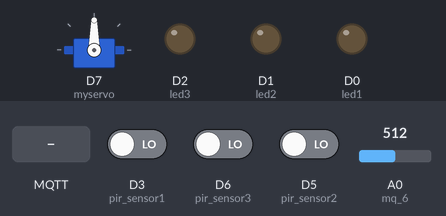
A sketch run on a simulated ESP8266 (NodeMCU). Parts: servo, output pins drawn as LEDs (lit = HIGH). The inputs (shaded band) are chosen by the test bench; at power-on: D3 (pir_sensor1) LOW, D6 (pir_sensor3) LOW, D5 (pir_sensor2) LOW, A0 (mq_6) = 512. WiFi joins after 1.5 s; servers stay silent unless stated; no MQTT or app messages arrive unless stated; what the sketch prints to the serial monitor is not drawn.

Above: at 2.7 s.
2.8 s: D3 (pir_sensor1) driven HIGH
At 8.8 s:
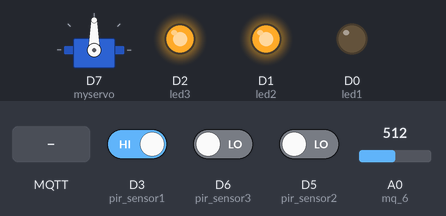
9.1 s: MQTT message "open" arrives on the first subscribed topic
At 16.1 s:
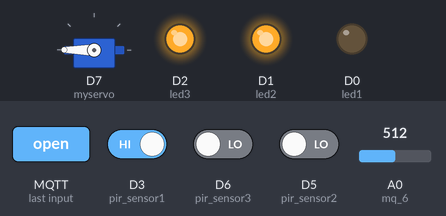
17.3 s: MQTT message "Close" arrives on the first subscribed topic
At 25.2 s:
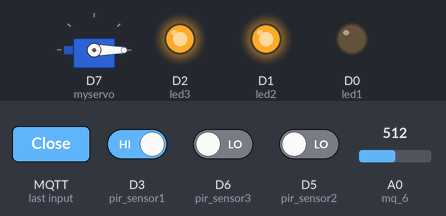
25.9 s: D6 (pir_sensor3) driven HIGH
At 33.6 s:
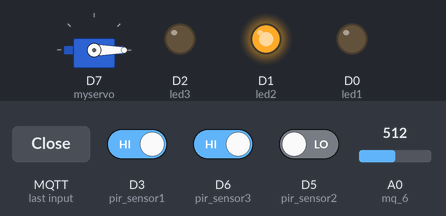
33.9 s: D5 (pir_sensor2) driven HIGH
At 39.6 s:
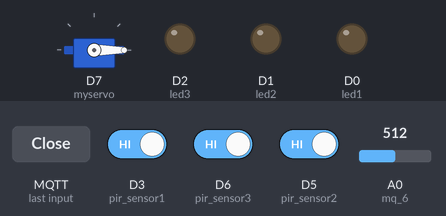
40.0 s: D3 (pir_sensor1) driven LOW
At 45.5 s:
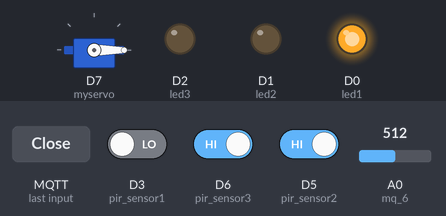
Timing chart, 0 to 47.0 s (numbered marks = the images above; inputs shaded):
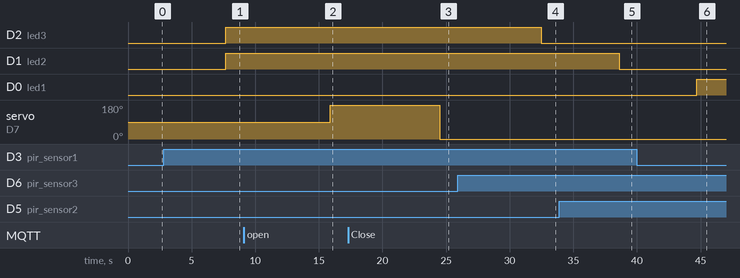

The sketch:

homeautoamtionfinal.ino
```cpp
#include <ESP8266WiFi.h>
#include <PubSubClient.h>
#include<Servo.h>

Servo myservo;

#define Switch D8
#define led1 D0
#define led2 D1
#define led3 D2
#define mq_6 A0
#define pir_sensor1 D3
#define pir_sensor2 D5
#define pir_sensor3 D6

void reconnect();
void MQpublish();
String cmd;
void pir_sensor();

// Update these with values suitable for your network.

const char* ssid = "SSID";
const char* password = "password";
const char* mqtt_server = "broker.mqtt-dashboard.com";

WiFiClient espClient;
PubSubClient client(espClient);

void setup()
{

  Serial.begin(9600);
  setup_wifi();
  client.setServer(mqtt_server, 1883);
 client.setCallback(callback);
 myservo.attach(D7);
 pinMode(led1,OUTPUT);
 pinMode(led2,OUTPUT);
 pinMode(led3,OUTPUT);
 pinMode(mq_6,INPUT);
 pinMode(pir_sensor1,INPUT);
 pinMode(pir_sensor2,INPUT);
 pinMode(pir_sensor3,INPUT);

}

void loop() {
       delay(100);
  if (!client.connected())
  {
   reconnect();
  }

  client.loop();
  cmd ="";

MQpublish();
delay(2000);
pir_sensor();

}

void setup_wifi() {

  delay(10);
  // We start by connecting to a WiFi network
  Serial.println();
  Serial.print("Connecting to ");
  Serial.println(ssid);

  WiFi.begin(ssid,password);

  while (WiFi.status()!= WL_CONNECTED)
  {
    delay(500);
    Serial.print(".");
  }

  Serial.println("");
  Serial.println("WiFi connected");
  Serial.println("IP address: ");
  Serial.println(WiFi.localIP());
}

void callback(char* topic, byte* payload, unsigned int length)
{

  int  Value = digitalRead(D2);

 if (Value == HIGH)
{
  client.publish("SmartHomeStatus","HIGH");
  delay(2000);
  client.publish("SmartHomeStatus", "some one arrived");
}
  Serial.print("Message arrived[");
  Serial.print(topic);
  Serial.print("] ");
  for (int i = 0; i < length; i++)
  {
    //Serial.print((char)payload[i]);
    cmd = cmd + String((char)payload[i]);
  }
  Serial.println(cmd);

  // Switch on the LED if an 1 was received as first character
  if (cmd == "open")
  {
    delay(20);
    myservo.write(180);
      // Turn the LED on (Note that LOW is the voltage level
    Serial.println("gate is open");
    client.publish("SmartHomeStatus", "gate is open");
    }
  else if (cmd == "Close")
  {
    delay(500);
    myservo.write(0);
    client.publish("SmartHomeStatus", "gate is closed");
  }
  else {
    Serial.println("Waiting for Command");
  }

  cmd ="";

}
void reconnect()
{
  // Loop until we're reconnected
  while (!client.connected())
  {
    Serial.print("Attempting MQTT connection...");
    // Attempt to connect
    if (client.connect("espClient")) {
      Serial.println("connected");
      client.subscribe("SmartHome");
    } else {
      Serial.print("failed, rc=");
      Serial.print(client.state());
      Serial.println(" try again in 5 seconds");
      // Wait 5 seconds before retrying
      delay(5000);
    }
  }
}
void pir_sensor()

{
   int pir1status= digitalRead(D3);

   Serial.println(pir1status);
   if (pir1status==1)
  {


    digitalWrite(led1,LOW);
    Serial.println("Motion detected");

    }

  else

  {

    digitalWrite(led1,HIGH);
    Serial.println("No motion detected");

  }

    delay(2000);
   int pir2status= digitalRead(D5);
    if (pir2status ==HIGH)
  {

    digitalWrite(led2,LOW);
     Serial.println("Motion detected");


  }
  else
  {

    digitalWrite(led2,HIGH);
    Serial.println("No motion detected");


  }

   int pir3status= digitalRead(D6);

   if (pir3status ==HIGH)
  {
    delay(2000);
    digitalWrite(led3,LOW);
     Serial.println("Motion detected");


  }
  else
  {

    digitalWrite(led3,HIGH);
    Serial.println("No motion detected");

  }
}

void MQpublish()
{
  char str[20];
float gas_value =analogRead(A0);
 sprintf(str,"%d",gas_value);
  if(gas_value >300)
  {

    client.publish("SmartMonitor","Alert!! combustible gas detected");
    delay(2000);
     client.publish("SmartMonitor",str);

  }
  else
  {
    client.publish("SmartMonitor","All is Good");
     delay(2000);
    client.publish("SmartMonitor",str);
  }

}
```

Measured:
- after the input at 2.8 s, D0 (led1): stays LOW (without the input it goes to HIGH after 2.9 s)
- after the input at 9.1 s, servo on D7 (myservo): 90° → 180° after 6.8 s
- after the input at 17.3 s, servo on D7 (myservo): 180° → 0° after 7.2 s
- after the input at 25.9 s, D2 (led3): HIGH → LOW after 6.6 s
- after the input at 33.9 s, D1 (led2): HIGH → LOW after 4.7 s
- after the input at 40.0 s, D0 (led1): LOW → HIGH after 4.7 s
